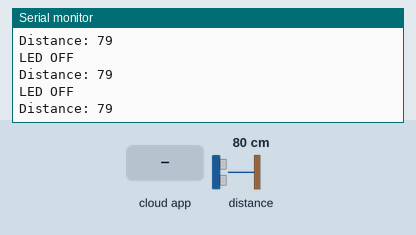
The sketch below on a simulated ESP8266 (NodeMCU). Shown: the last lines printed to the serial monitor. Wiring (inferred from the names in the program): ultrasonic range finder: trigger GPIO 2; echo GPIO 0. The test bench sets the inputs (shaded band); at power-on: distance to the obstacle 80 cm. The echo pulse lasts 58.3 µs per cm; WiFi joins after 1.5 s; servers stay silent unless stated; the Firebase database answers and starts empty.

Above: at 2.7 s.
2.8 s: the phone or cloud app sets LED_STATUS to 1
4.7 s: distance to the obstacle set to 2 cm
At 4.75 s:
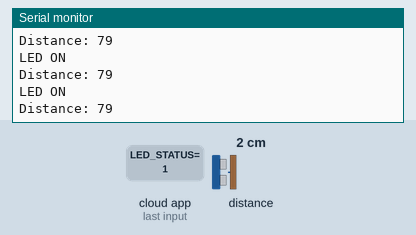
6.2 s: distance to the obstacle set to 4 cm
At 6.35 s:
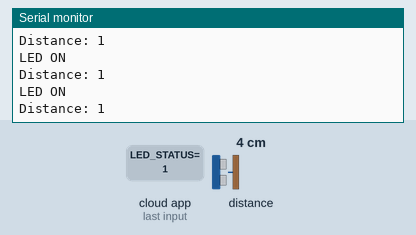
Timing chart, 0 to 9.2 s (numbered marks = the images above; inputs shaded):
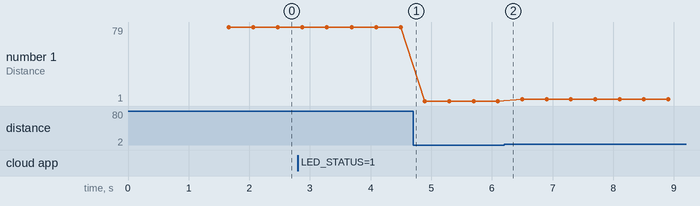

Measured:
- plotted number 1: 79 → 1 after the input at 4.7 s, 1 → 3 after the input at 6.2 s

The sketch:

Sensor_Update_data_to_Firebase.ino
```cpp
#include <ESP8266WiFi.h>
#include <FirebaseArduino.h>

const int trigPin = 2;  //D4
const int echoPin = 0;  //D3

// defines variables
long duration;
int distance;

#define FIREBASE_HOST ""
#define FIREBASE_AUTH ""
#define WIFI_SSID ""
#define WIFI_PASSWORD ""

long randNumber;
unsigned long curentmilis;
int interval=1000;
unsigned long previousMillis=0;

void setup() {
  Serial.begin(9600);
  pinMode(LED_BUILTIN, OUTPUT);

  // connect to wifi.
  WiFi.begin(WIFI_SSID, WIFI_PASSWORD);
  Serial.print("connecting");

  while (WiFi.status() != WL_CONNECTED) {

    Serial.print(".");
    delay(500);
  }

  Serial.println();
  Serial.print("connected: ");
  Serial.println(WiFi.localIP());
  Firebase.begin(FIREBASE_HOST, FIREBASE_AUTH);

  pinMode(trigPin, OUTPUT); // Sets the trigPin as an Output
  pinMode(echoPin, INPUT); // Sets the echoPin as an Input
  }


  int n = 0;


void loop() {


  // get value
  n = Firebase.getInt("LED_STATUS");
  // handle error

  if (n==1) {
    Serial.println("LED ON");
    digitalWrite(LED_BUILTIN,LOW);
  }

  else {
    Serial.println("LED OFF");
    digitalWrite(LED_BUILTIN,HIGH);
  }

    digitalWrite(trigPin, LOW);
  delayMicroseconds(2);

  // Sets the trigPin on HIGH state for 10 micro seconds
  digitalWrite(trigPin, HIGH);
  delayMicroseconds(10);
  digitalWrite(trigPin, LOW);

  // Reads the echoPin, returns the sound wave travel time in microseconds
  duration = pulseIn(echoPin, HIGH);

  // Calculating the distance
  distance= duration*0.034/2;
  // Prints the distance on the Serial Monitor
  Serial.print("Distance: ");
  Serial.println(distance);
  Firebase.set("ULTRASONIC",distance);
  delay(100);
}
```
